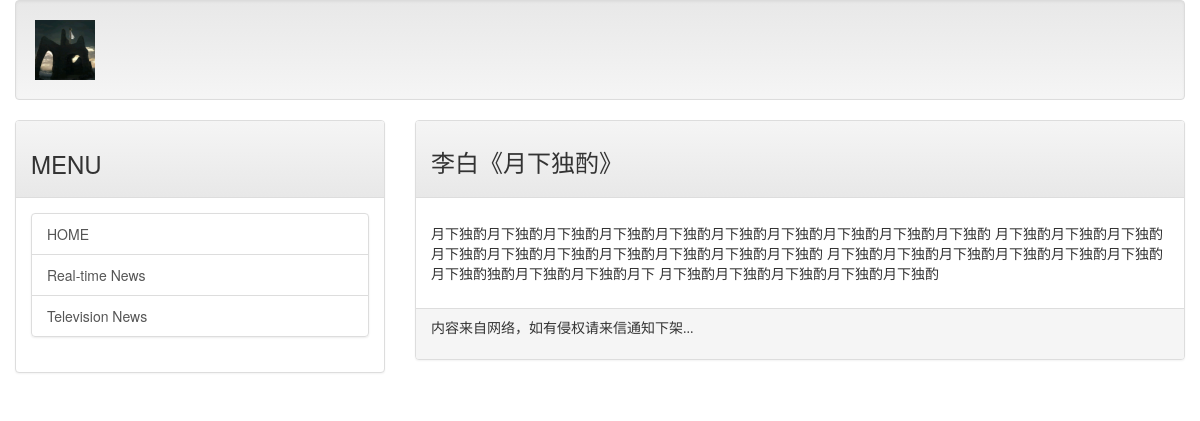
Screenshot of /post/s2/ with the database file from the repository.
### mainsite/models.py (models this page shows, shortened)
class Post(models.Model):
    title=models.CharField(max_length=200)
    slug=models.CharField(max_length=200)
    body=models.TextField()
    pub_date=models.DateTimeField(default=timezone.now)
    class Meta:
        ordering=['-pub_date']

### mainsite/views.py (the view)
# urls.py: path('post/<str:slug>/',showpost)
def showpost(request,slug):
    template=get_template('post.html')
    try:
        post=Post.objects.get(slug=slug)
        if post is not None:
            post.body=markdown(post.body)
            html = template.render(locals())
            return HttpResponse(html)
    except:
        return redirect('/')

### templates/post.html (shortened to what this page needs)
{% extends 'base.html' %}
{% block headmessage %}
    <h3 style="font-family: 微软雅黑;">{{post.title}}</h3>
{% endblock %}
{% block content %}
    <p style="font-family: 微软雅黑;font-size:12pt;letter-spacing: 2pt;">
        {{post.body|safe}}
    </p>
{% endblock %}

### rows the page displays
Post: title "李白《月下独酌》", body "月下独酌月下独酌月下独酌月下独酌月下独酌月下独酌月下独酌月下独酌月下独酌月下独酌 月下独酌月下独酌月下独酌月下独酌月下独酌月下独酌月下独酌月下独酌月下独酌月下独酌 月下独酌月下独酌月下独酌月下独酌月下独酌月下独酌月下独酌独酌月下独酌月下独酌月下 月下独酌月下独酌月下独酌月下独酌月下独酌"
